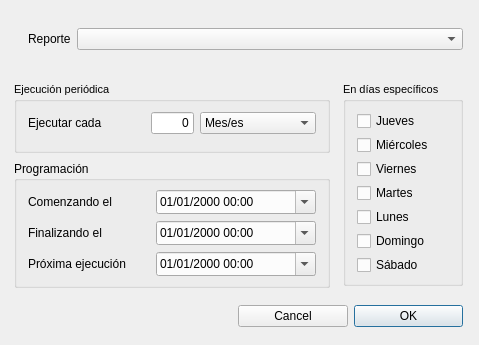
<?xml version="1.0" encoding="UTF-8"?>
<ui version="4.0">
 <class>dlgSchedule</class>
 <widget class="QDialog" name="dlgSchedule">
  <property name="geometry">
   <rect>
    <x>0</x>
    <y>0</y>
    <width>479</width>
    <height>345</height>
   </rect>
  </property>
  <property name="contextMenuPolicy">
   <enum>Qt::NoContextMenu</enum>
  </property>
  <property name="windowTitle">
   <string>Schedule</string>
  </property>
  <property name="modal">
   <bool>true</bool>
  </property>
  <widget class="QGroupBox" name="groupBox">
   <property name="geometry">
    <rect>
     <x>343</x>
     <y>82</y>
     <width>120</width>
     <height>204</height>
    </rect>
   </property>
   <property name="font">
    <font>
     <pointsize>8</pointsize>
    </font>
   </property>
   <property name="title">
    <string>En días específicos</string>
   </property>
  </widget>
  <widget class="QGroupBox" name="groupBox_2">
   <property name="geometry">
    <rect>
     <x>14</x>
     <y>82</y>
     <width>316</width>
     <height>71</height>
    </rect>
   </property>
   <property name="font">
    <font>
     <pointsize>8</pointsize>
    </font>
   </property>
   <property name="title">
    <string>Ejecución periódica</string>
   </property>
   <widget class="QWidget" name="layoutWidget">
    <property name="geometry">
     <rect>
      <x>14</x>
      <y>28</y>
      <width>288</width>
      <height>26</height>
     </rect>
    </property>
    <layout class="QGridLayout" name="gridLayout">
     <item row="0" column="0">
      <widget class="QLabel" name="label_2">
       <property name="font">
        <font>
         <pointsize>9</pointsize>
        </font>
       </property>
       <property name="text">
        <string>Ejecutar cada</string>
       </property>
      </widget>
     </item>
     <item row="0" column="1">
      <widget class="QLineEdit" name="lineEdit">
       <property name="maximumSize">
        <size>
         <width>43</width>
         <height>16777215</height>
        </size>
       </property>
       <property name="font">
        <font>
         <pointsize>9</pointsize>
        </font>
       </property>
       <property name="text">
        <string>0</string>
       </property>
       <property name="alignment">
        <set>Qt::AlignRight|Qt::AlignTrailing|Qt::AlignVCenter</set>
       </property>
      </widget>
     </item>
     <item row="0" column="2">
      <widget class="QComboBox" name="cboTimeUnit">
       <property name="font">
        <font>
         <pointsize>9</pointsize>
        </font>
       </property>
       <property name="currentText">
        <string>Mes/es</string>
       </property>
       <item>
        <property name="text">
         <string>Mes/es</string>
        </property>
       </item>
       <item>
        <property name="text">
         <string>Semana/s</string>
        </property>
       </item>
       <item>
        <property name="text">
         <string>Día/s</string>
        </property>
       </item>
       <item>
        <property name="text">
         <string>Hora/s</string>
        </property>
       </item>
       <item>
        <property name="text">
         <string>Minuto/s</string>
        </property>
       </item>
      </widget>
     </item>
    </layout>
   </widget>
  </widget>
  <widget class="QWidget" name="layoutWidget">
   <property name="geometry">
    <rect>
     <x>28</x>
     <y>189</y>
     <width>288</width>
     <height>88</height>
    </rect>
   </property>
   <layout class="QGridLayout" name="gridLayout_3">
    <item row="1" column="1">
     <widget class="QDateTimeEdit" name="dtEnd">
      <property name="minimumSize">
       <size>
        <width>160</width>
        <height>24</height>
       </size>
      </property>
      <property name="font">
       <font>
        <pointsize>9</pointsize>
       </font>
      </property>
      <property name="displayFormat">
       <string>dd/MM/yyyy hh:mm</string>
      </property>
      <property name="calendarPopup">
       <bool>true</bool>
      </property>
     </widget>
    </item>
    <item row="1" column="0">
     <widget class="QLabel" name="label_5">
      <property name="font">
       <font>
        <pointsize>9</pointsize>
       </font>
      </property>
      <property name="text">
       <string>Finalizando el</string>
      </property>
     </widget>
    </item>
    <item row="0" column="1">
     <widget class="QDateTimeEdit" name="dtBegin">
      <property name="minimumSize">
       <size>
        <width>160</width>
        <height>24</height>
       </size>
      </property>
      <property name="font">
       <font>
        <pointsize>9</pointsize>
       </font>
      </property>
      <property name="maximumTime">
       <time>
        <hour>22</hour>
        <minute>59</minute>
        <second>59</second>
       </time>
      </property>
      <property name="displayFormat">
       <string>dd/MM/yyyy hh:mm</string>
      </property>
      <property name="calendarPopup">
       <bool>true</bool>
      </property>
     </widget>
    </item>
    <item row="0" column="0">
     <widget class="QLabel" name="label_4">
      <property name="font">
       <font>
        <pointsize>9</pointsize>
       </font>
      </property>
      <property name="text">
       <string>Comenzando el</string>
      </property>
     </widget>
    </item>
    <item row="2" column="0">
     <widget class="QLabel" name="label_3">
      <property name="font">
       <font>
        <pointsize>9</pointsize>
       </font>
      </property>
      <property name="text">
       <string>Próxima ejecución</string>
      </property>
     </widget>
    </item>
    <item row="2" column="1">
     <widget class="QDateTimeEdit" name="dtNext">
      <property name="minimumSize">
       <size>
        <width>160</width>
        <height>24</height>
       </size>
      </property>
      <property name="font">
       <font>
        <pointsize>9</pointsize>
       </font>
      </property>
      <property name="displayFormat">
       <string>dd/MM/yyyy hh:mm</string>
      </property>
      <property name="calendarPopup">
       <bool>true</bool>
      </property>
     </widget>
    </item>
   </layout>
  </widget>
  <widget class="QWidget" name="layoutWidget">
   <property name="geometry">
    <rect>
     <x>28</x>
     <y>28</y>
     <width>435</width>
     <height>26</height>
    </rect>
   </property>
   <layout class="QFormLayout" name="formLayout">
    <item row="0" column="0">
     <widget class="QLabel" name="label">
      <property name="font">
       <font>
        <pointsize>9</pointsize>
       </font>
      </property>
      <property name="text">
       <string>Reporte</string>
      </property>
     </widget>
    </item>
    <item row="0" column="1">
     <widget class="QComboBox" name="cboReporte">
      <property name="font">
       <font>
        <pointsize>9</pointsize>
       </font>
      </property>
     </widget>
    </item>
   </layout>
  </widget>
  <widget class="QWidget" name="layoutWidget">
   <property name="geometry">
    <rect>
     <x>238</x>
     <y>301</y>
     <width>225</width>
     <height>30</height>
    </rect>
   </property>
   <layout class="QGridLayout" name="gridLayout_4">
    <item row="0" column="0">
     <widget class="QPushButton" name="pushButton">
      <property name="font">
       <font>
        <pointsize>9</pointsize>
       </font>
      </property>
      <property name="focusPolicy">
       <enum>Qt::NoFocus</enum>
      </property>
      <property name="text">
       <string>Cancel</string>
      </property>
     </widget>
    </item>
    <item row="0" column="1">
     <widget class="QPushButton" name="btnOK">
      <property name="font">
       <font>
        <pointsize>9</pointsize>
       </font>
      </property>
      <property name="text">
       <string>OK</string>
      </property>
     </widget>
    </item>
   </layout>
  </widget>
  <widget class="QGroupBox" name="groupBox_3">
   <property name="geometry">
    <rect>
     <x>14</x>
     <y>161</y>
     <width>316</width>
     <height>127</height>
    </rect>
   </property>
   <property name="title">
    <string>Programación</string>
   </property>
  </widget>
  <widget class="QWidget" name="">
   <property name="geometry">
    <rect>
     <x>357</x>
     <y>112</y>
     <width>88</width>
     <height>162</height>
    </rect>
   </property>
   <layout class="QVBoxLayout" name="verticalLayout">
    <item>
     <widget class="QCheckBox" name="chkJ">
      <property name="font">
       <font>
        <pointsize>9</pointsize>
       </font>
      </property>
      <property name="text">
       <string>Jueves</string>
      </property>
     </widget>
    </item>
    <item>
     <widget class="QCheckBox" name="chkW">
      <property name="font">
       <font>
        <pointsize>9</pointsize>
       </font>
      </property>
      <property name="text">
       <string>Miércoles</string>
      </property>
     </widget>
    </item>
    <item>
     <widget class="QCheckBox" name="chkV">
      <property name="font">
       <font>
        <pointsize>9</pointsize>
       </font>
      </property>
      <property name="text">
       <string>Viernes</string>
      </property>
     </widget>
    </item>
    <item>
     <widget class="QCheckBox" name="chkM">
      <property name="font">
       <font>
        <pointsize>9</pointsize>
       </font>
      </property>
      <property name="text">
       <string>Martes</string>
      </property>
     </widget>
    </item>
    <item>
     <widget class="QCheckBox" name="chkL">
      <property name="font">
       <font>
        <pointsize>9</pointsize>
       </font>
      </property>
      <property name="text">
       <string>Lunes</string>
      </property>
     </widget>
    </item>
    <item>
     <widget class="QCheckBox" name="chkD">
      <property name="font">
       <font>
        <pointsize>9</pointsize>
       </font>
      </property>
      <property name="text">
       <string>Domingo</string>
      </property>
     </widget>
    </item>
    <item>
     <widget class="QCheckBox" name="chkS">
      <property name="font">
       <font>
        <pointsize>9</pointsize>
       </font>
      </property>
      <property name="text">
       <string>Sábado</string>
      </property>
     </widget>
    </item>
   </layout>
  </widget>
  <zorder>groupBox_3</zorder>
  <zorder>groupBox</zorder>
  <zorder>layoutWidget</zorder>
  <zorder>layoutWidget</zorder>
  <zorder>groupBox_2</zorder>
  <zorder>layoutWidget</zorder>
  <zorder>layoutWidget</zorder>
 </widget>
 <resources/>
 <connections/>
</ui>
